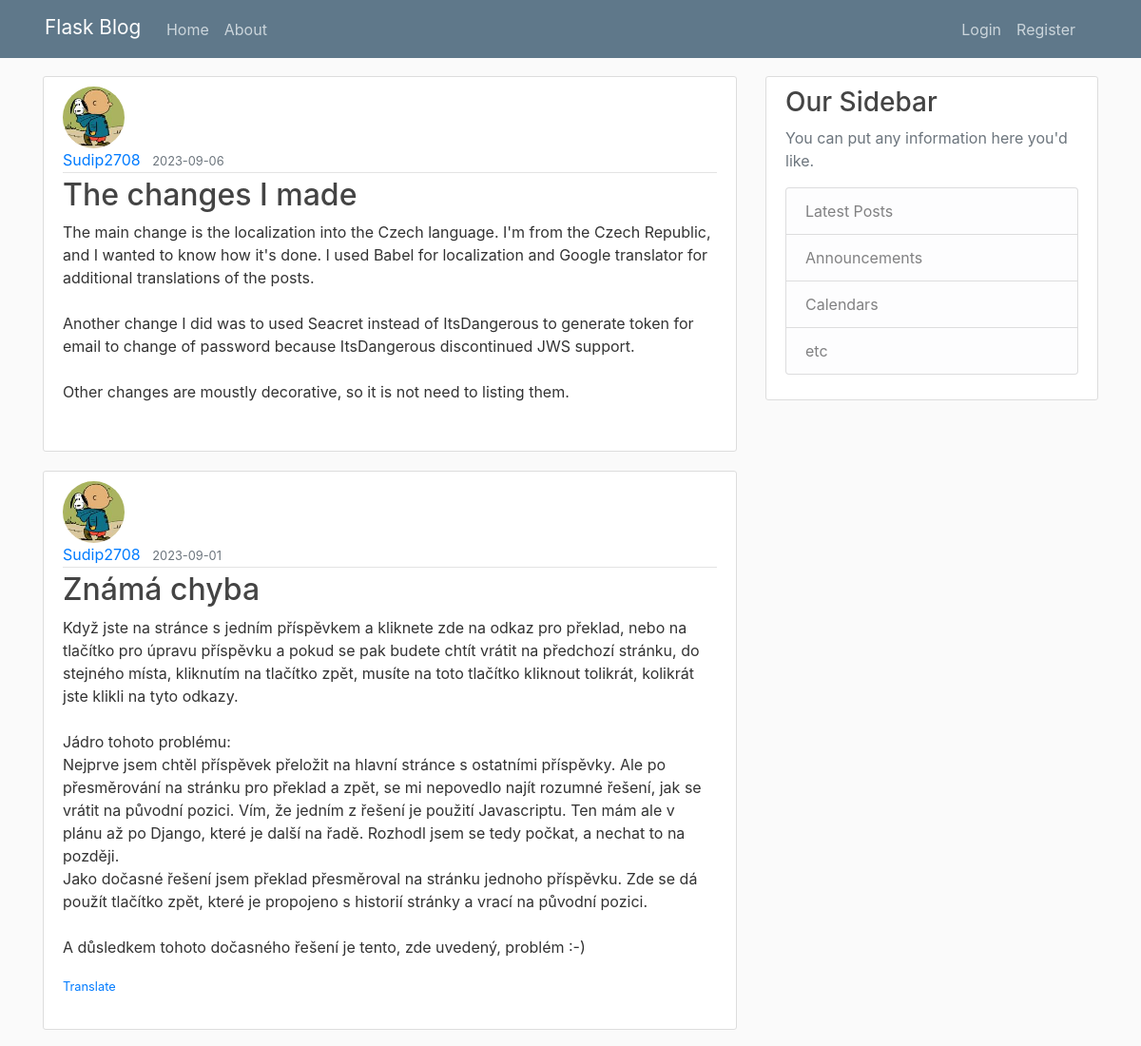
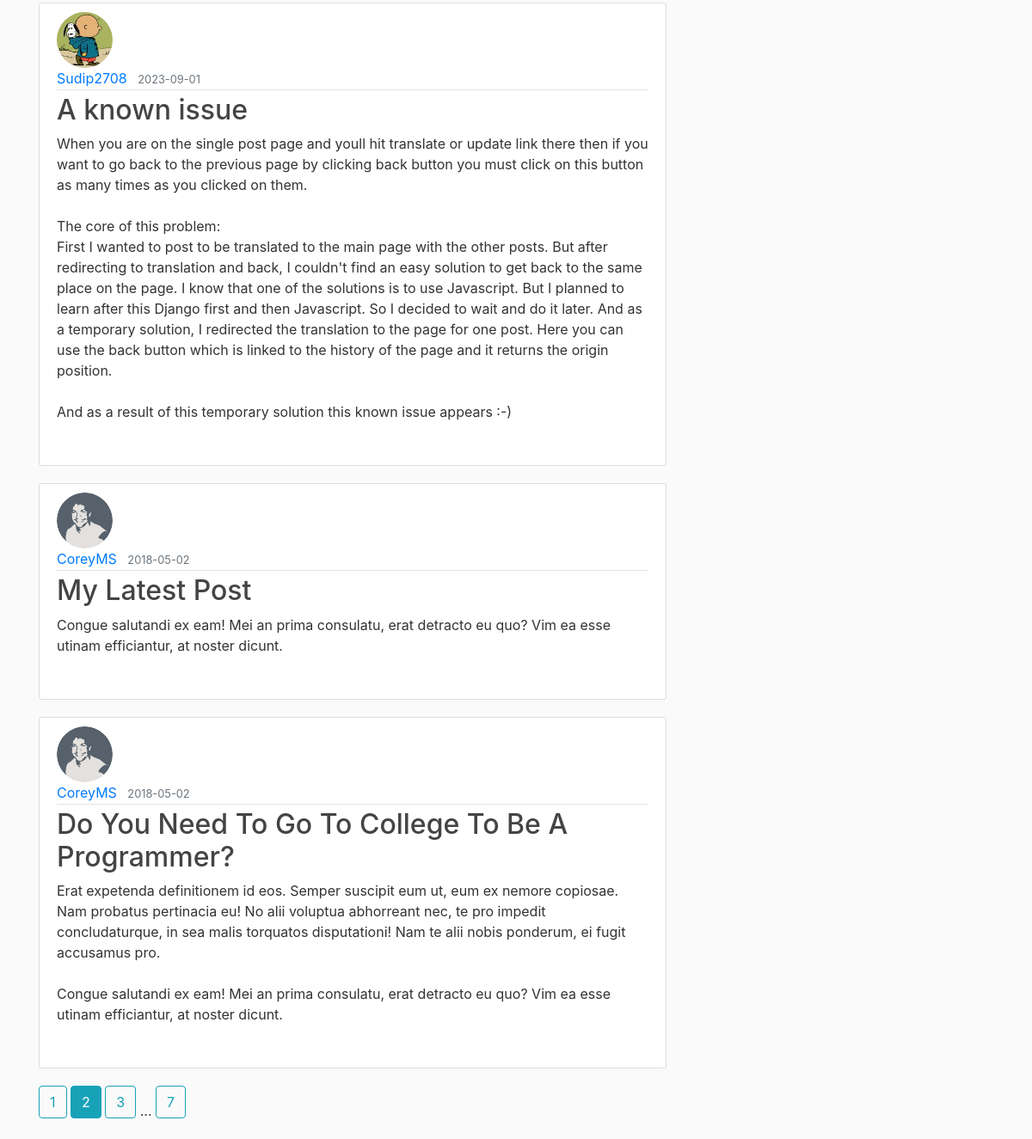
The page /home?page=2 on the database its author committed (2 pictures, top to bottom).
### flaskblog/db_models.py (models this page shows, shortened)
class Post(db.Model):
    id = db.Column(
        db.Integer,
        primary_key=True
    )
    title = db.Column(
        db.String(100),
        nullable=False
    )
    date_posted = db.Column(
        db.DateTime,
        nullable=False,
        default=datetime.utcnow
    )
    content = db.Column(
        db.Text,
        nullable=False
    )
    author_id = db.Column(
        db.Integer,
        db.ForeignKey('user.id'),
        nullable=False
    )
    language = db.Column(
        db.Text,
        nullable=False
    )

class User(db.Model, UserMixin):
    id = db.Column(
        db.Integer,
        primary_key=True
    )
    username = db.Column(
        db.String(20),
        unique=True,
        nullable=False
    )
    email = db.Column(
        db.String(120),
        unique=True,
        nullable=False
    )
    profile_picture = db.Column(
        db.String(20),
        nullable=False,
        default='default.jpg'
    )
    password = db.Column(
        db.String(60),
        nullable=False
    )
    posts = db.relationship(
        'Post',
        backref='author',
        lazy=True
    )

### flaskblog/main/routes.py (the view)
@main.route("/")
@main.route("/home")
def home():
    page = request.args.get('page', 1, type=int)
    posts = Post.query\
        .order_by(Post.date_posted.desc())\
        .paginate(page=page, per_page=5)
    translate = Locale.post_to_translate[:]
    if translate != [None]:
        Locale.post_to_translate = [None]
    return render_template('main_home.html',
        posts=posts,
        language=Locale.current.language,
        translate=translate
    )

### flaskblog/__init__.py (called while the page is built)
def get_locale():
    return Locale.current

### flaskblog/templates/main_home.html
{% extends "layout.html" %}
{% block content %}
    {% for post in posts.items %}
        <article class="media content-section">
            <div class="media-body mb-4">
                <img class="rounded-circle article-img"
                     src="{{ url_for('static', filename='profile_pictures/' + post.author.profile_picture) }}">
                <div class="article-metadata">
                    <a id={{ post.id }} class="mr-2"
                       href="{{ url_for('posts.user_posts', username=post.author.username) }}">
                        {{ post.author.username }}
                    </a>
                    <small class="text-muted">{{ post.date_posted.strftime("%Y-%m-%d") }}</small>
                </div>
                {% if translate[0] == post.id %}
                    <h2><a class="article-title" href="{{ url_for('posts.post', post_id=post.id) }}">
                        {{ translate[1] }}</a>
                    </h2>
                    <p class="article-content">{{ translate[2] }}</p>
                {% else %}
                    <h2><a class="article-title" href="{{ url_for('posts.post', post_id=post.id) }}">
                        {{ post.title }}</a>
                    </h2>
                    <p class="article-content">{{ post.content }}</p>
                {% endif %}
                {% if post.language != language %}
                    <small class="text-muted">
                        <a href="{{ url_for('main.translate', post_id=post.id) }}">{{ _("Translate") }}</a>
                    </small>
                {% endif %}
            </div>
        </article>
    {% endfor %}
    {% for page_num in posts.iter_pages(left_edge=1, right_edge=1, left_current=1, right_current=2) %}
        {% if page_num %}
            {% if posts.page == page_num %}
                <a class="btn btn-info mb-4" href="{{ url_for('main.home', page=page_num) }}">{{ page_num }}</a>
            {% else %}
                <a class="btn btn-outline-info mb-4" href="{{ url_for('main.home', page=page_num) }}">{{ page_num }}</a>
            {% endif %}
        {% else %}
            ...
        {% endif %}
    {% endfor %}
{% endblock content %}

### flaskblog/static/main.css (style rules this page uses)
body { background: #fafafa; color: #333333; margin-top: 5rem; }
h1, h2, h3, h4, h5, h6 { color: #444444; }
.content-section { background: #ffffff; padding: 10px 20px; border: 1px solid #dddddd; border-radius: 3px; margin-bottom: 20px; }
.article-title { color: #444444; }
.article-content { white-space: pre-line; }
.article-img { height: 65px; width: 65px; margin-right: 16px; }
.article-metadata { padding-bottom: 1px; margin-bottom: 4px; border-bottom: 1px solid #e3e3e3 }

### rows shown on the page
Post: profile_picture (picture), author.username "Sudip2708", date_posted "2023-09-06", title "The changes I made", content "The main change is the localization into the Czech language. I'm from the Czech Republic, and I wanted to know how it's done. I used Babel for localization and Google translator for additional translations of the posts. Another change I did was to used Seacret instead of ItsDangerous to generate token for email to change of password because ItsDangerous discontinued JWS support. Other changes are moustly decorative, so it is not need to listing them."
Post: profile_picture (picture), author.username "Sudip2708", date_posted "2023-09-01", title "Známá chyba", content "Když jste na stránce s jedním příspěvkem a kliknete zde na odkaz pro překlad, nebo na tlačítko pro úpravu příspěvku a pokud se pak budete chtít vrátit na předchozí stránku, do stejného místa, kliknutím na tlačítko zpět, musíte na toto tlačítko kliknout tolikrát, kolikrát jste klikli na tyto odkazy. Jádro tohoto problému: Nejprve jsem chtěl příspěvek přeložit na hlavní stránce s ostatními příspěvky. Ale po přesměrování na stránku pro překlad a zpět, se mi nepovedlo najít rozumné řešení, jak se vrátit na původní pozici. Vím, že jedním z řešení je použití Javascriptu. Ten mám ale v plánu až po Django, které je další na řadě. Rozhodl jsem se tedy počkat, a nechat to na později. Jako dočasné…"
Post: profile_picture (picture), author.username "Sudip2708", date_posted "2023-09-01", title "A known issue", content "When you are on the single post page and youll hit translate or update link there then if you want to go back to the previous page by clicking back button you must click on this button as many times as you clicked on them. The core of this problem: First I wanted to post to be translated to the main page with the other posts. But after redirecting to translation and back, I couldn't find an easy solution to get back to the same place on the page. I know that one of the solutions is to use Javascript. But I planned to learn after this Django first and then Javascript. So I decided to wait and do it later. And as a temporary solution, I redirected the translation to the page for one post.…"
Post: profile_picture (picture), author.username "CoreyMS", date_posted "2018-05-02", title "My Latest Post", content "Congue salutandi ex eam! Mei an prima consulatu, erat detracto eu quo? Vim ea esse utinam efficiantur, at noster dicunt."
Post: profile_picture (picture), author.username "CoreyMS", date_posted "2018-05-02", title "Do You Need To Go To College To Be A Programmer?", content "Erat expetenda definitionem id eos. Semper suscipit eum ut, eum ex nemore copiosae. Nam probatus pertinacia eu! No alii voluptua abhorreant nec, te pro impedit concludaturque, in sea malis torquatos disputationi! Nam te alii nobis ponderum, ei fugit accusamus pro. Congue salutandi ex eam! Mei an prima consulatu, erat detracto eu quo? Vim ea esse utinam efficiantur, at noster dicunt."

### other values the page prints
{{ page_num }} "1" "3" "7"
{{ page_num }} "2"
